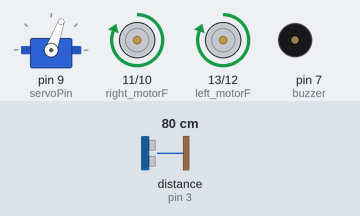
Bench run of a sketch on a simulated Arduino Uno, built with avr-gcc and run on an emulated ATmega328P. Parts: servo, motor-driver pin pairs drawn as motors (green arrow = first pin HIGH = forward, orange = second pin HIGH = backward, longer = more drive, scaled by the enable pin), buzzer (waves = sounding). Wiring (inferred from the names in the program): ultrasonic range finder: trigger pin 4; echo pin 3. The inputs (shaded band) are chosen by the test bench; at power-on: distance to the obstacle (sensor on pin 3) 80 cm. The echo pulse lasts 58.3 µs per cm.

Above: at 1.2 s.
1.3 s: distance to the obstacle (sensor on pin 3) set to 28 cm
2.8 s: distance to the obstacle (sensor on pin 3) set to 23 cm
At 4.1 s:
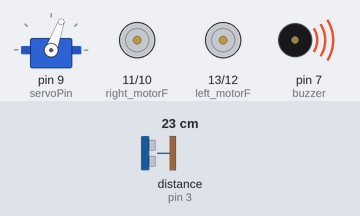
5.8 s: distance to the obstacle (sensor on pin 3) set to 35 cm
At 6.9 s:
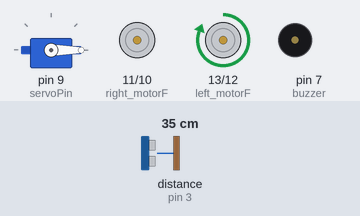
8.5 s: distance to the obstacle (sensor on pin 3) set to 2 cm
At 10.7 s:
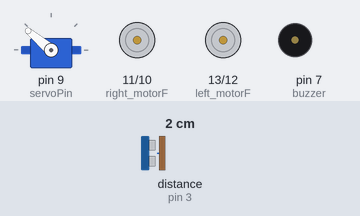
11.5 s: distance to the obstacle (sensor on pin 3) set to 60 cm
At 14.2 s:
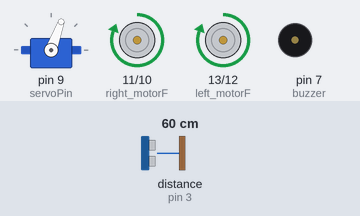
Timing chart, 0 to 15.2 s (numbered marks = the images above; inputs shaded):
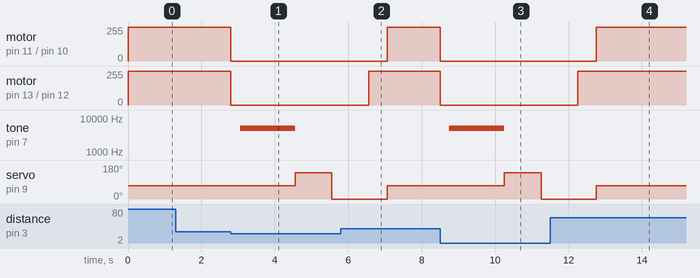

The sketch:

Autonomous_Mode.ino
```cpp
#include <Servo.h>

Servo smotor;

// Used Pins to Control Left Motors:
#define left_motorF 13
#define left_motorB 12
#define enable_L 5

// Used Pins to Control Right Motors:
#define right_motorF 11
#define right_motorB 10
#define enable_R 6

#define servoPin 9
#define buzzer 7

// Ultrasonic Pins:
#define trig 4
#define echo 3

// Variables for distance measuring:
int duration, distance, distance_R, distance_L;

void setup() {
  pinMode(left_motorF, OUTPUT);
  pinMode(left_motorB, OUTPUT);
  pinMode(right_motorF, OUTPUT);
  pinMode(right_motorB, OUTPUT);
  pinMode(enable_L, OUTPUT);
  pinMode(enable_R, OUTPUT);

  pinMode(trig, OUTPUT);
  pinMode(echo, INPUT);
  pinMode(buzzer, OUTPUT);

  smotor.attach(servoPin);
}

// Function that Measures the Distance:
int measure() {
  digitalWrite(echo, 0);
  delayMicroseconds(2);
  digitalWrite(trig, 1);
  delayMicroseconds(10);
  digitalWrite(trig, 0);
  duration = pulseIn(echo, HIGH);
  distance = 0.034 * duration / 2;
  return constrain(distance, 1, 300);
  delay(500);
}

// Function that Stops all Motors:
void stop() {
  digitalWrite(left_motorF, 0);
  digitalWrite(left_motorB, 0);
  digitalWrite(right_motorF, 0);
  digitalWrite(right_motorB, 0);
  delay(250);
}

void loop() {
  // Set the Position of the Servo at the middle (angle may differ)
  smotor.write(70);

  // Set the Speed of the Car:
  analogWrite(enable_L, 255);
  analogWrite(enable_R, 255);

  // if there is an obstacle at a distance of 25cm or less
  if (measure() < 25 && measure() != 0) {

    // 1) Stop the Car
    stop();

    // 2) Buzz
    tone(buzzer, 5000);
    delay(1500);
    noTone(buzzer);

    // 3) Record available Distance on the Left
    smotor.write(140);
    delay(1000);
    distance_L = measure();

    // 4) Record available Distance on the Right
    smotor.write(0);
    delay(1000);
    distance_R = measure();

    // 5) Compare the 2 available distances
    if (distance_L < distance_R) { // if there is more space to the right:
      // Turn Right by rotating Left Motors only
      digitalWrite(left_motorF, 1);
      delay(500);
      digitalWrite(left_motorF, 0);
    } else { // if there is more space to the left:
      // Turn Left by rotating Right Motors only
      digitalWrite(right_motorF, 1);
      delay(500);
      digitalWrite(right_motorF, 0);
    }

  } else {
    // if there is no obstacle the car keeps moving forward
    digitalWrite(left_motorF, 1);
    digitalWrite(right_motorF, 1);
  }
}
```

Measured:
- the behaviour switches between 26 and 25 cm on distance to the obstacle (sensor on pin 3) (found by bisection; images 0 and 1)
- after the input at 1.3 s, every drawn part: stays the same
- after the input at 2.8 s, motor on pin 11 (right_motorF) / pin 10 (right_motorB), motor on pin 13 (left_motorF) / pin 12 (left_motorB): forward 255/255 → stopped at once; tone on pin 7 (buzzer): silent → 5000 Hz after 0.25 s, → silent 1.5 s later; servo on pin 9 (servoPin): 70° → 140° after 1.8 s, → 0° 1.0 s later
- after the input at 5.8 s, motor on pin 13 (left_motorF) / pin 12 (left_motorB): stopped → forward 255/255 after 0.76 s; tone on pin 7 (buzzer): stays silent (without the input it goes to 5000 Hz after 1.5 s)
- after the input at 8.5 s, motor on pin 11 (right_motorF) / pin 10 (right_motorB), motor on pin 13 (left_motorF) / pin 12 (left_motorB): forward 255/255 → stopped at once; tone on pin 7 (buzzer): silent → 5000 Hz after 0.25 s, → silent 1.5 s later; servo on pin 9 (servoPin): 70° → 140° after 1.8 s, → 0° 1.0 s later
- after the input at 11.5 s, motor on pin 13 (left_motorF) / pin 12 (left_motorB): stopped → forward 255/255 after 0.76 s; tone on pin 7 (buzzer): stays silent (without the input it goes to 5000 Hz after 1.5 s); servo on pin 9 (servoPin): goes on until 12.8 s, then stays 70°
